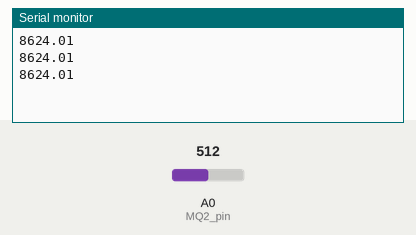
Simulated run of this sketch. Board: Arduino Uno, built with avr-gcc and run on an emulated ATmega328P. On the bench: the last lines printed to the serial monitor. The test bench sets the inputs (shaded band); at power-on: A0 (MQ2_pin) = 512.

Above: at 1.3 s.
1.4 s: A0 (MQ2_pin) set to 0
At 1.9 s:
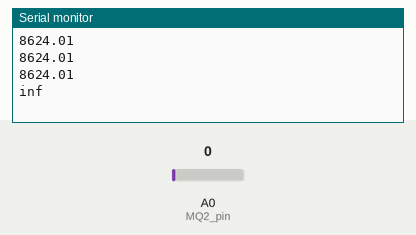
3.5 s: A0 (MQ2_pin) set to 122
At 3.9 s:
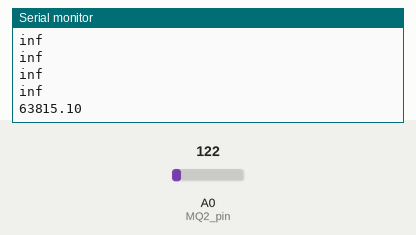

The sketch:

MQ2_cari_Ro_Propana.ino
```cpp
const int MQ2_pin = A0;
int Rload = 1000;
float ppm = 10.0;
float a = 0.403487;
float b = -1.48861;

void setup(){
  Serial.begin(9600);
}

void loop(){
  float adcRaw = analogRead(MQ2_pin);
  float Rs = ((1023.0 * Rload) / adcRaw) - Rload; //resistansi sensor saat udara netral
  float Ro = Rs * exp(log(a / ppm) / b); //resistansi sensor saat terpapar Gas
  Serial.println(Ro);
  delay(500);

}
```

Measured:
- after the input at 1.4 s, the serial monitor: prints a new line after 0.10 s (image 1)
- after the input at 3.5 s, the serial monitor: prints a new line at once (image 2)
